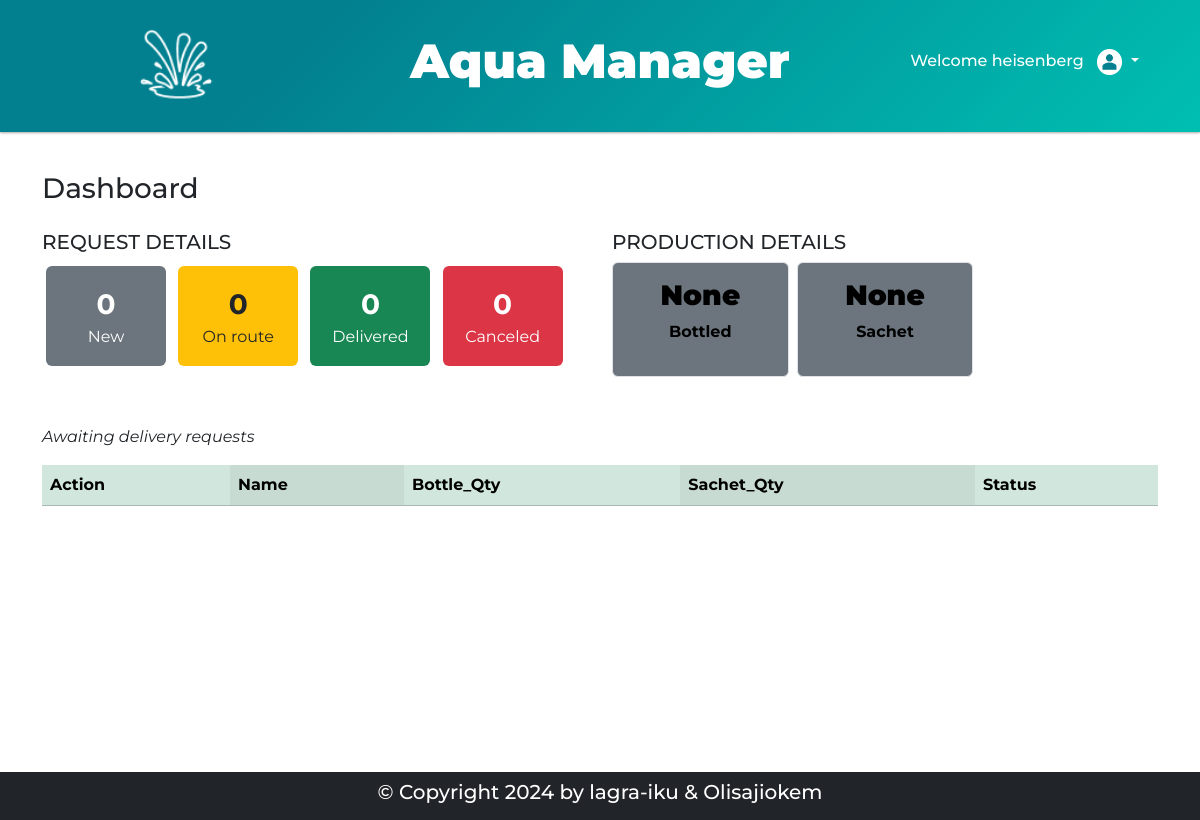
Page /dashboard (signed in) on the earlier database version.
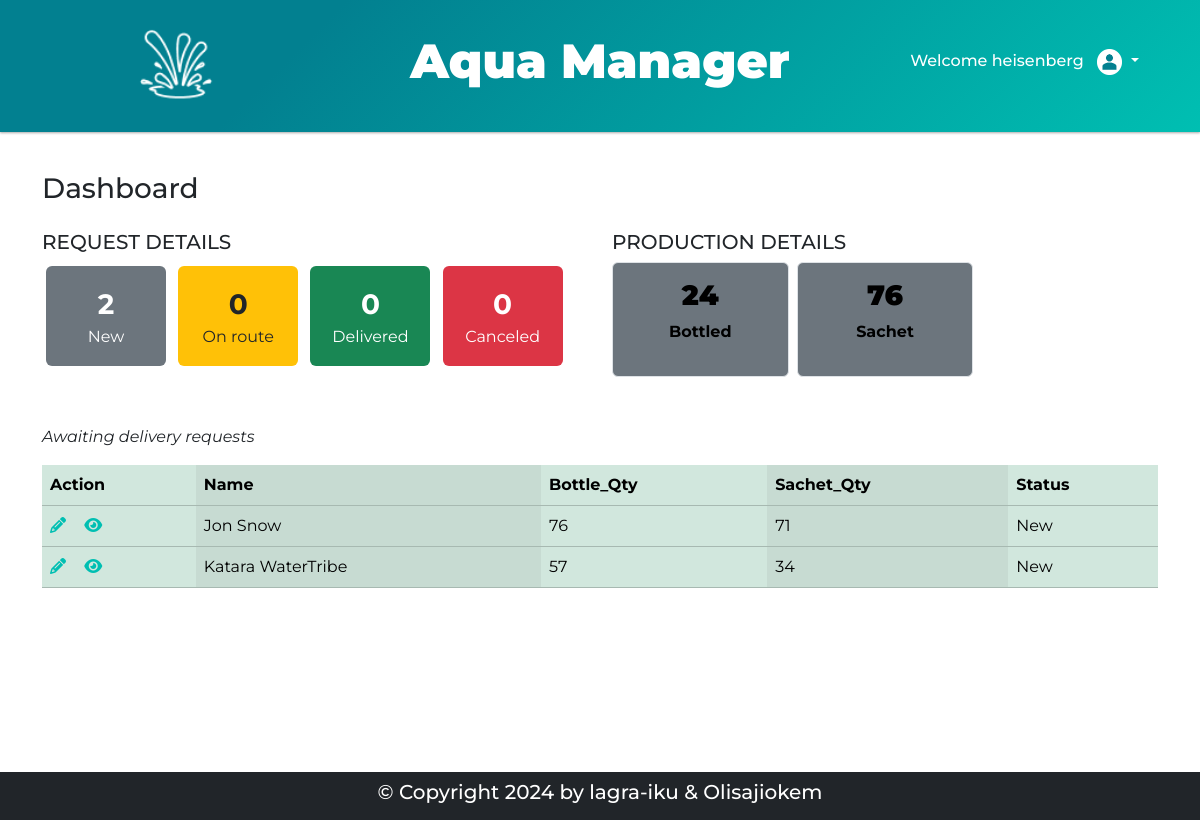
Same page on the later database version.
### models.py (models this page shows, shortened)
class Requests(db.Model):
    id = db.Column(db.Integer, primary_key=True, autoincrement=True)
    name = db.Column(db.String(255), nullable=False)
    location = db.Column(db.String(255), nullable=False)
    phonenum = db.Column(db.String(30), nullable=False)
    bottle_qty = db.Column(db.Integer)
    sachet_qty = db.Column(db.Integer)
    created_date = db.Column(db.DateTime, default=datetime.utcnow)
    modified_date = db.Column(db.DateTime, default=datetime.utcnow, onupdate=datetime.utcnow)
    status = db.Column(db.String(255), default='New')

### routes.py (the view)
@main_bp.route('/dashboard', methods=('GET', 'POST'))
def dashboard():
    username = session.get("username")
    if username == None:
        flash("Please Login to access this page", "error")
        return redirect(url_for("main.login"))
    else:
        entries = Requests.query.filter(Requests.status.notin_(['Canceled', 'Delivered'])).order_by(desc(Requests.modified_date)).all()
        new_count = db.session.query(func.count(Requests.id)).filter(Requests.status == 'New').scalar()
        enroute_count = db.session.query(func.count(Requests.id)).filter(Requests.status == 'On route').scalar()
        delivered_count = db.session.query(func.count(Requests.id)).filter(Requests.status == 'Delivered').scalar()
        canceled_count = db.session.query(func.count(Requests.id)).filter(Requests.status == 'Canceled').scalar()
        bottle_sum = db.session.query(func.sum(Production_records.bottle_qty)).scalar()
        sachet_sum = db.session.query(func.sum(Production_records.sachet_qty)).scalar()
        return render_template('admin/dashboard.html', x=entries, new=new_count, username=username, enroute=enroute_count, delivered=delivered_count, canceled=canceled_count, bottled=bottle_sum, sachet=sachet_sum)

### templates/admin/dashboard.html
{% extends 'index.html' %}
{% block content %}
<div class="container mb-5">
    <h3 class="my-4">Dashboard</h3>
    <div class="row mb-5">
        <div class="col-sm-6">
                <h5 class="">REQUEST DETAILS</h5>
            <div class="d-inline" ><a href="#" class="btn  p-3 m-1 text-white bg-secondary" style="min-width: 120px!important;"><span class="d-block fs-3 fw-bolder">{{ new }}</span>New</a></div>
            <div class="d-inline"><a href="#" class="btn p-3 m-1 bg-warning" style="min-width: 120px!important;"><span class="d-block fs-3 fw-bolder">{{ enroute }}</span>On route</a></div>
            <div class="d-inline"><a href="#" class="btn p-3 m-1 text-white bg-success" style="min-width: 120px!important;"><span class="d-block fs-3 fw-bolder">{{ delivered }}</span>Delivered</a></div>
            <div class="d-inline"><a href="#" class="btn p-3 m-1 text-white bg-danger" style="min-width: 120px!important;"><span class="d-block fs-3 fw-bolder">{{ canceled }}</span>Canceled</a></div>
        </div>
        <div class="col-sm-6">
                <h5 class="">PRODUCTION DETAILS</h5>
            <div class="row row-cols-2 row-cols-lg-3 g-2 g-lg-2">
                <div class="col text-center">
                  <div class="p-3 border bg-secondary text-black fw-bold rounded" style="background-image: url(https://app.aquamanager.com.ng/static/images/waterbg1.jpg); background-position: center; background-size: cover; background-repeat: no-repeat;">
                    <h4 class="fs-3 fw-bolder">{{ bottled }}</h4>
                    <p class="fs-6">Bottled</p>
                  </div>
                </div>
                <div class="col text-center">
                    <div class="p-3 border bg-secondary text-black fw-bold rounded" style="background-image: url(https://app.aquamanager.com.ng/static/images/waterbg1.jpg); background-position: center; background-size: cover; background-repeat: no-repeat;">
                      <h4 class="fs-3 fw-bolder">{{ sachet }}</h4>
                      <p class="fs-6">Sachet</p>
                    </div>
                </div>
            </div>
        </div>
    </div>
    <p class="fst-italic">Awaiting delivery requests</p>
    <div class="table-responsive">
        <table class="table table-success table-striped-columns">
            <thead>
                <tr>
                    <th scope="col-sm-1">Action</th>
                    <th scope="col-sm-2">Name</th>
                    <th scope="col-sm-2">Bottle_Qty</th>
                    <th scope="col-sm-2">Sachet_Qty</th>
                    <th scope="col-sm-2">Status</th>
                </tr>
                </thead>
                <tbody>
                {% for item in x %}
                <tr>
                    <th scope="row">
                    <a class="" href="{{ url_for('main.edit_request', id=item.id) }}"><i class="fa-solid fa-pencil txt-teal"></i></a>&nbsp; &nbsp;
                    <a class="" href="{{ url_for('main.display_entry', id=item.id) }}"><i class="fa-solid fa-eye txt-teal"></i></a>
                    </th>
                    <td class="text-capitalize">{{ item.name }}</td>
                    <td>{{ item.bottle_qty }}</td>
                    <td>{{ item.sachet_qty }}</td>
                    <td>{{ item.status }}</td>
                </tr>
                {% endfor %}
                </tbody>
        </table>
        </div>
</div>
{% endblock %}

Differences in the rows shown:
added Requests: name "Jon Snow", bottle_qty "76", sachet_qty "71", status "New"
added Requests: name "Katara WaterTribe", bottle_qty "57", sachet_qty "34", status "New"
Other differences:
{{ new }}: "0" → "2"
{{ bottled }}: "None" → "24"
{{ sachet }}: "None" → "76"
